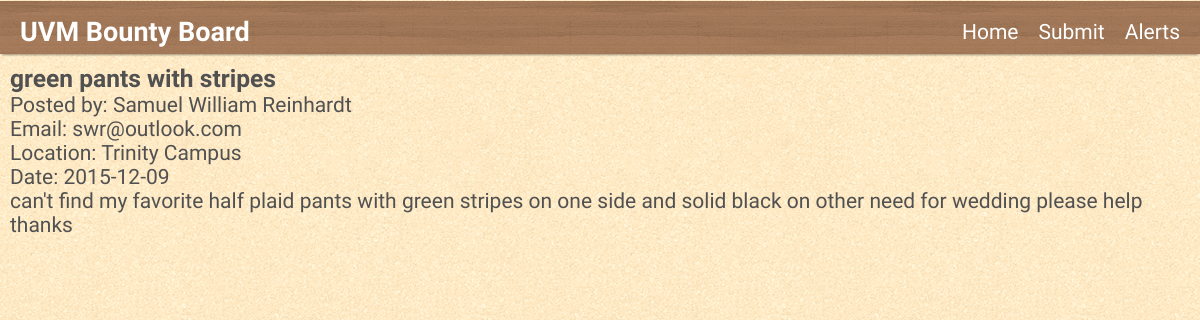
Page /item.php?id=1 on the committed database.
### tables this page shows
CREATE TABLE Items(
	id int NOT NULL AUTO_INCREMENT,
	username varchar(255),
	name varchar(255),
	dateCreated date,
	dateLost date,
	category varchar(255),
	description varchar(255),
	location varchar(255),
	status varchar(7),
	image varchar(255),
	PRIMARY KEY (id),
	FOREIGN KEY (username) REFERENCES Users (username)
	 ON DELETE CASCADE ON UPDATE CASCADE);

CREATE TABLE Users(
	username varchar(255) NOT NULL,
	nickname varchar(255),
	email varchar(255),
	dateCreated date,
	PRIMARY KEY (username));

### bin/Database.php (called while the page is built, shortened)
<?php
class Database {
    public $db;
    public function __construct($dbUserName, $whichPass, $dbName) {
        $this->db = null;
    }
    private function connect($dbUserName, $whichPass, $dbName) {
        $debugMe = false;
        switch ($whichPass) {
            case "r":
                $dbUserPass = $dbReader;
                break;
            case "w":
                $dbUserPass = $dbWriter;
                break;
        }
        $dsn = 'mysql:host=webdb.uvm.edu;dbname=';
        try {
            if (!$this->db)
                $this->db = new PDO($dsn . $dbName, $dbUserName, $dbUserPass);
            if (!$this->db) {
                if ($debugMe)
                    echo '<p>A You are NOT connected to the database!</p>';
                return 0;
            } else {
                return $this->db;
            }
        } catch (PDOException $e) {
            $error_message = $e->getMessage();
            if ($debugMe)
                echo "<p>A An error occurred while connecting to the database: $error_message </p>";
        }
        return $this->db;
    }
    private function countConditions($query) {
        $andCount = substr_count(strtoupper($query), ' AND ');
        $andCount = $andCount + substr_count(strtoupper($query), ')AND ');
        $andCount = $andCount + substr_count(strtoupper($query), '&&');
        $notCount = substr_count(strtoupper($query), ' NOT ');
        $notCount = $notCount + substr_count(strtoupper($query), ')NOT ');
        $notCount = $notCount + substr_count(strtoupper($query), '!');
        $orCount = substr_count(strtoupper($query), ' OR ');
        $orCount = $orCount + substr_count(strtoupper($query), ')OR ');
        $orCount = $orCount + substr_count(strtoupper($query), '||');
        $xorCount = substr_count(strtoupper($query), ' XOR');
        $conditions = $andCount + $notCount + $orCount + $xorCount;
        return $conditions;
    }
    private function countQuotes($query) {
        $singleCount = substr_count(strtoupper($query), "'");
        $doubleCount = substr_count(strtoupper($query), '"');
        $singleEntityCount = substr_count(strtoupper($query), "#39");
        $doubleEntityCount = substr_count(strtoupper($query), "#34");
        $HTMLentityCount = substr_count(strtoupper($query), "&QUOT");
        $quoteCount = $singleCount + $doubleCount + $singleEntityCount + $doubleEntityCount + $HTMLentityCount;
        return $quoteCount;
    }
    private function countSymbols($query) {
        $ltCount = substr_count(strtoupper($query), '<');
        $gtCount = substr_count(strtoupper($query), '>');
        $symbolCount = $ltCount + $gtCount;
        return $symbolCount;
    }
    private function countWhere($query) {
        $whereCount = substr_count(strtoupper($query), ' WHERE ');
        return $whereCount;
    }
    function sanitizeQuery($query, $spacesAllowed = false, $semiColonAllowed = false) {
        $replaceValue = "Q";
        if (!$semiColonAllowed) {
            $query = str_replace(';', $replaceValue, $query);
        }
        $query = htmlentities($query, ENT_QUOTES);
        $query = str_replace('%20', $replaceValue, $query);
        return $query;
    }
    public function select($query, $values = "", $wheres = 1, $conditions = 0, $quotes = 0, $symbols = 0, $spacesAllowed = false, $semiColonAllowed = false, $fetchStyleAssoc = false) {
        if ($quotes == 0 AND $symbols == 0) {
            $query = $this->sanitizeQuery($query, $spacesAllowed, $semiColonAllowed);
        }
        $statement = $this->db->prepare($query);
        if (is_array($values)) {
            $statement->execute($values);
        } else {
            $statement->execute();
        }
	if ($fetchStyleAssoc)
	    $recordSet = $statement->fetchAll(PDO::FETCH_ASSOC);
	else
	    $recordSet = $statement->fetchAll();
        return $recordSet;
    }
}
?>

### parts/grunt_work.php (called while the page is built)
<?php
	$query = rtrim($query,';');
	$counts = countify($query);
	if(isset($data) and is_array($data)){
		$results = $thisDatabaseReader->select($query, $data, $counts['where'], $counts['condition'], $counts['quote'], $counts['symbol'], false, false, true);
	}else
		$results = $thisDatabaseReader->select($query, "", $counts['where'], $counts['condition'], $counts['quote'], $counts['symbol'], false, false, true);
?>

### bin/countCode.php (called while the page is built)
<?php
function countify($code){
		$code = strtoupper($code);
		$counts = array('where'=>0,'condition'=>0,'quote'=>0,'symbol'=>0);
		$counts['where'] = substr_count($code,'WHERE');
		$conditions = array(' AND ', ' OR ', ' XOR ', ' NOT ', ' && ', ' || ', ' ! ');
		$counts['condition'] = 0;
		foreach($conditions as $condition){$counts['condition'] += substr_count($code,$condition);}
		$quotes = array('"', "'", '#34', '#39', '&QUOT');
		$counts['quote'] = 0;
		foreach($quotes as $quote){$counts['quote'] += substr_count($code,$quote);}
		$counts['symbol'] = substr_count($code,'<') +  substr_count($code,'>');
		return $counts;
}
?>

### item.php (the view, shortened to what this page needs)
<?php include('parts/head.php'); ?>
<body>
<?php require_once('parts/header.php'); ?>
<main>
<?php
	$whitelisted = true;
	$id = preg_replace("/[^0-9]/","",htmlspecialchars($_GET["id"]));
	if ($whitelisted):
	$query = 'SELECT * from Items INNER JOIN Users ON Items.username=Users.username WHERE id='.$id;
	include('parts/grunt_work.php');
?>
<section class='content'>
<?php foreach ($results as $row){?>
	<article class='item'>
		<h3 class='<?php echo $row['status']; ?> name title'><?php echo $row['name']; ?></h3>
		<div class='sub'>
			<div class='auther'>Posted by: <?php echo $row['nickname']; ?></div>
			<div class='contact'>Email: <?php echo $row['email']; ?></div>
			<div class='location'>Location: <?php echo $row['location']; ?></div>
			<div class='dateLost'>Date: <?php echo $row['dateLost'] ?></div>
		</div>
		<p class='description'><?php echo $row['description'] ?></p>
	</article>
	<?php } ?>
</section>
<?php else: echo 'Not a valid item.'; endif; ?>
</main>
</body>
</html>

### style/style.css (style rules this page uses)
* { margin:0; padding:0; }
body { font-family: 'Cabin'; display:flex; flex-flow:column; justify-content:space-between; font-size:21px; color:#515152; background: url(cork.png); }
h1, h2, h3, h4 { font-family:'Josefin Sans'; }
.content { padding:10px; max-width:1200px; margin:auto; display:flex; flex-flow:column; }

### rows in the picture
items: name "green pants with stripes", username.nickname "Samuel William Reinhardt", username.email "swr@outlook.com", location "Trinity Campus", dateLost "2015-12-09", description "can't find my favorite half plaid pants with green stripes on one side and solid black on other need for wedding please help thanks"

### other values in the picture
$value "Home"
$value "Submit"
$value "Alerts"
